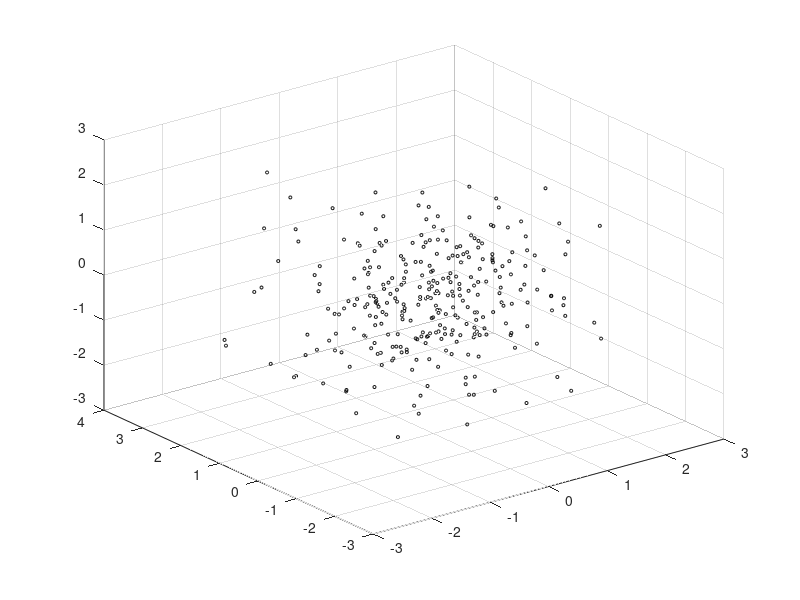

This figure's MATLAB source: (Note: this script raises an error after producing the figure.)
%Generate a number of normally distributed randomly positioned scatterers
nScatter = 300;
R = randn(nScatter,3);

pointsize = 5;
figure;
m = scatter3(R(:,1), R(:,2), R(:,3), pointsize,'k');
m.MarkerFaceColor = 'k';
axis equal

CST = CST_MicrowaveStudio(cd,'RandomScatter.cst'); 

R = R*10; %standard deviation of 10
radius = 1; %radius of each sphere

for i = 1:nScatter
    name = ['solid',num2str(i)];
    component = ['component1'];
    material = ['PEC'];
    CST.addSphere(R(i,1),R(i,2),R(i,3),radius,0,0,name,component,material)
end

CST.save
